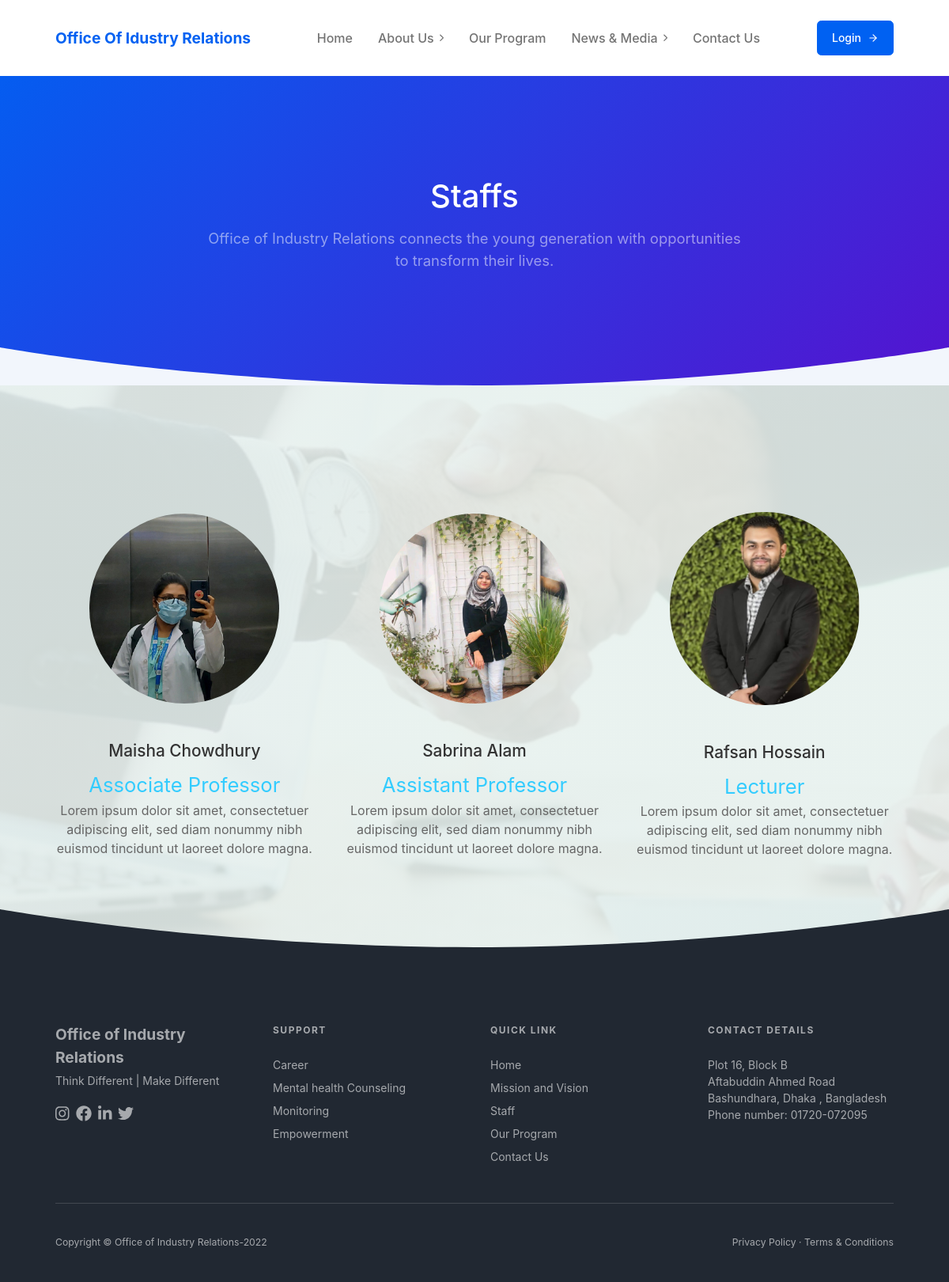
Screenshot of /about-us/staff.php with the database file from the repository.
### tables this page shows
CREATE TABLE `staff` (
  `id` int(10) NOT NULL,
  `name` varchar(30) NOT NULL,
  `designation` varchar(300) NOT NULL,
  `description` varchar(300) NOT NULL,
  `img` varchar(50) NOT NULL
);

### about-us/staff.php (the view, shortened to what this page needs)
<!DOCTYPE html>
<html lang="en">
    <head>
        <link href="../css/styles.css" rel="stylesheet" />
        <link rel="stylesheet"href="../css/custom_style.css"type="text/css"/>
        <link rel="stylesheet" href="https://unpkg.com/aos@next/dist/aos.css" />
    </head>
    <body>
        <div id="layoutDefault">
            <div id="layoutDefault_content">
                <main>
                    <nav class="navbar navbar-marketing navbar-expand-lg bg-white navbar-light fixed-top">
                        <div class="container px-5">
                            <a class="navbar-brand text-primary" href="../index.html">Office Of Idustry Relations</a>
                            <div class="collapse navbar-collapse" id="navbarSupportedContent">
                                <ul class="navbar-nav ms-auto me-lg-5">
                                    <li class="nav-item"><a class="nav-link" href="../index.html">Home</a></li>
                                    <li class="nav-item dropdown no-caret">
                                        <a class="nav-link dropdown-toggle" id="navbarDropdownDocs" href="#" role="button" data-bs-toggle="dropdown" aria-haspopup="true" aria-expanded="false">
                                            About Us
                                            <i class="fas fa-chevron-right dropdown-arrow"></i>
                                        </a>
                                    </li>
                                    <li class="nav-item"><a class="nav-link" href="../program.php">Our Program</a></li>
                                    <li class="nav-item dropdown no-caret">
                                        <a class="nav-link dropdown-toggle" id="navbarDropdownDocs" href="#" role="button" data-bs-toggle="dropdown" aria-haspopup="true" aria-expanded="false">
                                            News & Media
                                            <i class="fas fa-chevron-right dropdown-arrow"></i>
                                        </a>
                                    </li>
                                    <li class="nav-item"><a class="nav-link" href="../contact.php">Contact Us</a></li>
                                </ul>
                                <a class="btn fw-500 ms-lg-4 btn-primary" href="../login.php">
                                    Login
                                    <i class="ms-2" data-feather="arrow-right"></i>
                                </a>
                            </div>
                        </div>
                    </nav>
                    <header class="page-header-ui page-header-ui-dark bg-gradient-primary-to-secondary">
                        <div class="page-header-ui-content pt-10">
                            <div class="container px-5 text-center">
                                <div class="row gx-5 justify-content-center">
                                    <div class="col-lg-8">
                                        <h1 class="page-header-ui-title mb-3">Staffs</h1>
                                        <p class="page-header-ui-text">Office of Industry Relations connects the young generation with opportunities to transform their lives.</p>
                                    </div>
                                </div>
                            </div>
                        </div>
                        <div class="svg-border-rounded text-light">
                            <svg xmlns="http://www.w3.org/2000/svg" viewBox="0 0 144.54 17.34" preserveAspectRatio="none" fill="currentColor"><path d="M144.54,17.34H0V0H144.54ZM0,0S32.36,17.34,72.27,17.34,144.54,0,144.54,0"></path></svg>
                        </div>
                    </header>
                    <section class="team_section clearfix bg-light py-10">
                        <div class="container px-5">
                            <div class="row gx-5 align-items-center justify-content-center">
                                    <?php
                                    include_once '../php/conn.php';
                                    $query = $mysqli->query("SELECT * FROM staff ORDER BY id DESC");
                                    if($query->num_rows > 0){
                                    while($row = $query->fetch_assoc()){
                                    $imageURL = '../images/'.$row["img"];
                                    $name = $row["name"];
                                    $desig = $row["designation"];
                                    ?>
                                    <div class="col span_1_of_4 Box">
                                        <img class="team-image" src="<?php echo $imageURL; ?>" alt="<?php echo $name; ?>">
                                        <h3><?php echo $name; ?></h3>
                                        <span class="role"><?php echo $desig; ?></span>
                                        <p>Lorem ipsum dolor sit amet,
                                        consectetuer adipiscing elit, sed diam nonummy nibh euismod tincidunt ut laoreet dolore magna.</p>
                                    </div>
                                    <?php }
                                    }else{ ?>
                                        <p>No staff found...</p>
                                    <?php } ?>
                            </div>
                        </div>
                        <div class="svg-border-rounded text-dark">
                            <svg xmlns="http://www.w3.org/2000/svg" viewBox="0 0 144.54 17.34" preserveAspectRatio="none" fill="currentColor"><path d="M144.54,17.34H0V0H144.54ZM0,0S32.36,17.34,72.27,17.34,144.54,0,144.54,0"></path></svg>
                        </div>
                    </section>
                </main>
            </div>
            <div id="layoutDefault_footer">
                <footer class="footer pt-10 pb-5 mt-auto bg-dark footer-dark">
                    <div class="container px-5">
                        <div class="row gx-5">
                            <div class="col-lg-3">
                                <div class="footer-brand">Office of Industry Relations </div>
                                <div class="mb-3">Think Different | Make Different</div>
                                <div class="icon-list-social mb-5">
                                    <a class="icon-list-social-link" href=""><i class="fab fa-instagram"></i></a>
                                    <a class="icon-list-social-link" href=""><i class="fab fa-facebook"></i></a>
                                    <a class="icon-list-social-link" href=""><i class="fab fa-linkedin-in"></i></a>
                                    <a class="icon-list-social-link" href=""><i class="fab fa-twitter"></i></a>
                                </div>
                            </div>
                            <div class="col-lg-9">
                                <div class="row gx-5">
                                    <div class="col-lg-4 col-md-6 mb-5 mb-lg-0">
                                        <div class="text-uppercase-expanded text-xs mb-4">Support</div>
                                        <ul class="list-unstyled mb-0">
                                            <li class="mb-2"><a href="#!">Career</a></li>
                                            <li class="mb-2"><a href="#!">Mental health Counseling</a></li>
                                            <li class="mb-2"><a href="#!">Monitoring</a></li>
                                            <li><a href="#!">Empowerment</a></li>
                                        </ul>
                                    </div>
                                    <div class="col-lg-4 col-md-6 mb-5 mb-lg-0">
                                        <div class="text-uppercase-expanded text-xs mb-4">Quick Link</div>
                                        <ul class="list-unstyled mb-0">
                                            <li class="mb-2"><a href="index.html">Home</a></li>
                                            <li class="mb-2"><a href="about-us/mission-vision.html">Mission and Vision</a></li>
                                            <li class="mb-2"><a href="about-us/staff.html">Staff</a></li>
                                            <li class="mb-2"><a href="program.html">Our Program</a></li>
                                            <li class="mb-2"><a href="contact.html">Contact Us</a></li>
                                        </ul>
                                    </div>
                                    <div class="col-lg-4 col-md-6">
                                        <div class="text-uppercase-expanded text-xs mb-4">Contact Details</div>
                                        <p>Plot 16, Block B<br>Aftabuddin Ahmed Road<br> Bashundhara, Dhaka , Bangladesh <br>Phone number: 01720-072095</p>
                                    </div>
                                </div>
                            </div>
                        </div>
                        <hr class="my-5" />
                        <div class="row gx-5 align-items-center">
                            <div class="col-md-6 small">Copyright &copy; Office of Industry Relations-2022</div>
                            <div class="col-md-6 text-md-end small">
                                <a href="#!">Privacy Policy</a>
                                &middot;
                                <a href="#!">Terms &amp; Conditions</a>
                            </div>
                        </div>
                    </div>
                </footer>
            </div>
        </div>
    </body>
</html>

### css/custom_style.css (style rules this page uses)
.team_section { text-align: center; background:-webkit-gradient(linear,left top, left bottom,from(rgb(231, 241, 238,0.9)),to(rgb(231, 241, 238,0.9))), url("../images/tean_bg.jpg"); background:linear-gradient(rgb(231, 241, 238,0.9),rgb(231, 241, 238,0.9)), url("../images/tean_bg.jpg"); background-repeat: no-repeat; background-size: cover; background-position: center top; background-attachment: fixed; }
.team_section p { color: #666666; }
.team_section h3 { color: #333333; margin-bottom: .7rem; }
.team-image { width: 15rem; margin-top: 4rem; margin-bottom: 3rem; border-radius: 10rem; }
.role { color: #33ccff; font-size: 1.6rem; text-transform: capitalize; }

### rows the page displays
staff: img (picture), name "Maisha Chowdhury", designation "Associate Professor"
staff: img (picture), name "Sabrina Alam", designation "Assistant Professor"
staff: img (picture), name "Rafsan Hossain", designation "Lecturer"
